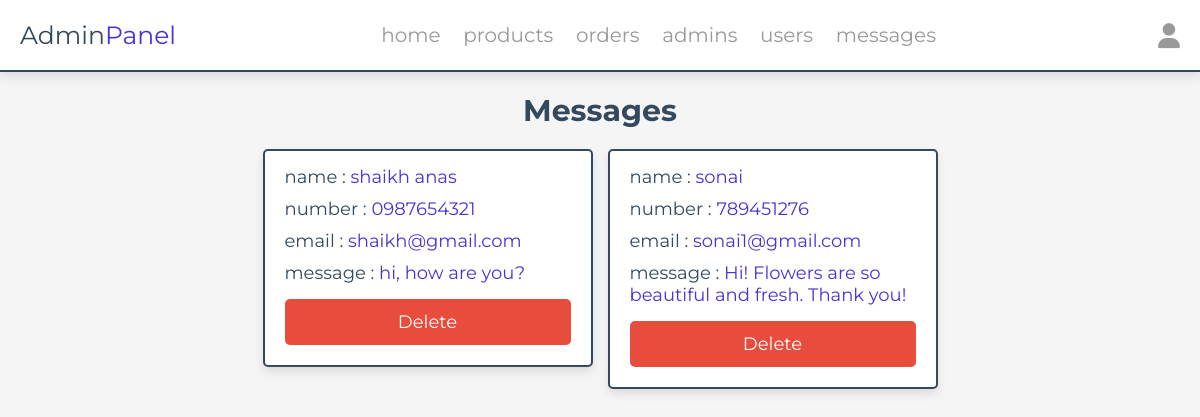
/admin/messages.php (signed in), run on the app's committed database.
### tables this page shows
CREATE TABLE `message` (
  `id` int(100) NOT NULL,
  `user_id` int(100) NOT NULL,
  `name` varchar(100) NOT NULL,
  `email` varchar(100) NOT NULL,
  `number` varchar(12) NOT NULL,
  `message` varchar(500) NOT NULL
);

### admin/messages.php (the view, shortened to what this page needs)
<?php
include '../components/connect.php';
?>
<!DOCTYPE html>
<html lang="en">
<head>
   <link rel="stylesheet" href="https://cdnjs.cloudflare.com/ajax/libs/font-awesome/6.1.1/css/all.min.css">
   <link rel="stylesheet" href="../css/admin_style.css">
</head>
<body>
<?php include '../components/admin_header.php' ?>
<section class="messages">
   <h1 class="heading">messages</h1>
   <div class="box-container">
   <?php
      $select_messages = mysqli_query($conn, "SELECT * FROM `message`");
      if (mysqli_num_rows($select_messages) > 0) {
         while ($fetch_messages = mysqli_fetch_assoc($select_messages)) {
   ?>
   <div class="box">
      <p> name : <span><?= $fetch_messages['name']; ?></span> </p>
      <p> number : <span><?= $fetch_messages['number']; ?></span> </p>
      <p> email : <span><?= $fetch_messages['email']; ?></span> </p>
      <p> message : <span><?= $fetch_messages['message']; ?></span> </p>
      <a href="messages.php?delete=<?= $fetch_messages['id']; ?>" class="delete-btn" onclick="return confirm('delete this message?');">delete</a>
   </div>
   <?php
         }
      } else {
         echo '<p class="empty">you have no messages</p>';
      }
   ?>
   </div>
</section>
</body>
</html>

### css/admin_style.css (style rules this page uses)
:root { --main-color:#4834d4; --red:#e74c3c; --orange:#f39c12; --black:#34495e; --white:#fff; --light-bg:#f5f5f5; --light-color:#999; --border:.2rem solid var(--black); --box-shadow:0 .5rem 1rem rgba(0,0,0,.1); }
* { font-family: 'Montserrat', sans-serif; margin:0; padding:0; box-sizing: border-box; text-decoration: none; outline: none; border:none; }
html { font-size: 62.5%; overflow-x: hidden; }
body { background-color: var(--light-bg); }
section { max-width: 1200px; margin:0 auto; padding:2rem; }
.btn, .delete-btn, .option-btn { display: block; margin-top: 1rem; border-radius: .5rem; cursor: pointer; width: 100%; font-size: 1.8rem; color:var(--white); padding:1.2rem 3rem; text-transform: capitalize; text-align: center; }
.delete-btn { background-color: var(--red); }
.heading { text-align: center; margin-bottom: 2rem; text-transform: capitalize; color:var(--black); font-size: 3rem; }
.messages .box-container { display: grid; grid-template-columns: repeat(auto-fit, 33rem); gap:1.5rem; justify-content: center; align-items: flex-start; }
.messages .box-container .box { background-color: var(--white); border-radius: .5rem; box-shadow: var(--box-shadow); border:var(--border); padding:2rem; padding-top: 1rem; }
.messages .box-container .box p { padding: .5rem 0; font-size: 1.8rem; color:var(--black); }
.messages .box-container .box p span { color:var(--main-color); }

### data on the page
message: name "shaikh anas", number "0987654321", email "shaikh@gmail.com", message "hi, how are you?"
message: name "sonai", number "789451276", email "sonai1@gmail.com", message "Hi! Flowers are so beautiful and fresh. Thank you!"
